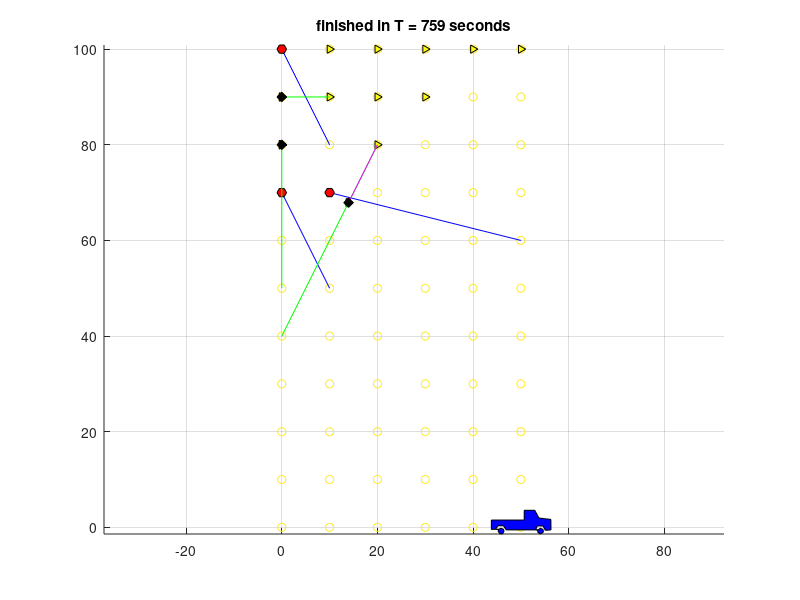

Here is the MATLAB script that generated this plot:
function [] = AutoSeismic_DroneHex(x,y,T,hex)
% simulates a seismic survey with
% X-length in m, Y-length in m, T = Initial HomeBase location in [x,y];
% hex: the number of hexapods
%  Srikanth KVS and Aaron Becker
%
%  I want two variables:  State (S) and Graphics (G)
%
%%%%%%%%%%%%%%%%%%%%%%%%%%%
if nargin <1
    x = 50;
    y = 100;
    T = [50,0];
    hex = 3; %total number of Hexapod walkers
    drones = 3; %total number of Drones
    darts = 16; %total number of Darts
    drone_cap = 4;
end
%constants
S.T = T; S.x = x; S.y = y; S.hex = hex; S.drones = drones; S.darts = darts; S.drone_cap = drone_cap;
dt = 1; % delta T

S = Init_State(S);
G = Init_Graphics(S); %draw everything for first time
for T = 1:dt:100000 % Main_loop
    S = Update_State(S,dt);
    G = Update_Graphics(S,G,T);
    if isFinished(S)
        break
    end
end
title(['finished in T = ',num2str(T),' seconds'])
end

function S = Init_State(S)
% constants
gridSpacing = 10; %meters between grid points
S.minSensorsForShot = min(10, S.hex+S.darts*(S.drones>0)); %minimum number of ready sensors before a shot is taken.
S.numShots = 0;

%initialize survey points
[xg,yg] = meshgrid(0:gridSpacing:S.x,0:gridSpacing:S.y);
S.surveyPtsX = xg(:);
S.surveyPtsY = yg(:);
S.surveyPtsState = zeros(size(S.surveyPtsX));
%state: 0 no measurement, 1 assigned, 2 hex sensor at point & no measurement,
%3 dart sensor at point & no measurement, 4 measured with hex sensor, 5
%measured with dart sensor, 6 measured no sensor at location


%Initialize truck
S.Tstate = 2; % 0 - unassigned 1 - assigned 2-ready (at position) 3 - finished
S.Tpos = S.T;
S.Tstart = S.T;
S.Tgoal = S.T;
S.Tvel = 1;

%initialize hex
S.Hstate = zeros(S.hex,1); % 0 - unassigned 1 - assigned 2-ready (at position)
S.Hpos = repmat( S.T, S.hex,1);
S.Hstart = S.Hpos;
S.Hgoal = S.Hpos;
S.Hvel = 0.20;
S.Hsurveypt = zeros(S.hex,1); %ID of the survey point assigned to this robot
%initilize drones
S.Qstate = zeros(S.drones,1); % 0- unassigned 1- assigned
S.Qdeploying = zeros(S.drones,1); % 0- retrieve 1- deploy mode
S.Qpos = repmat( S.T, S.drones,1);
S.Qdarts = zeros(S.drones,S.drone_cap); %IDs of darts on drone (0 is no dart)
S.Qdartpickup = zeros(S.drones,1); %ID of dart to pick up.
S.Qdartscap = zeros(S.drones,1); %how many darts on board
S.Qstart = S.Qpos;
S.Qgoal = S.Qpos;
S.Qvel = 0.8;
S.Qsurveypt = zeros(S.drones,1);%ID of the survey point assigned to this robot (do we need this?)
%initialize darts
S.Dstate = zeros(S.darts,1);% 0- unassigned 1- assigned 2-ready (at position)
S.Dpos = repmat( S.T, S.darts,1);
S.Dsurveypt = zeros(S.darts,1);
end

function isDone = isFinished(S)
isDone = (numel(S.surveyPtsState) == sum(S.surveyPtsState == 3));
end

function S=Update_State(S,dt)
%decide whether to do shot test (if so, update states)
S = shotTest(S);
% move agents, update agent & survey point state
S = moveHexPod(S,dt);
S = moveDrone(S,dt);
%assign agents
S = assignHexPod(S);
S = assignDrone(S);

end
function S = shotTest(S)
%state: 0 no measurement, 1 assigned, 2 ready for measurement, 3 measured,
readyPts = sum(S.surveyPtsState == 2);
if readyPts >= S.minSensorsForShot ||  sum(S.surveyPtsState == 0)+sum(S.surveyPtsState == 1)==0
    S.numShots = S.numShots+1;
    S.surveyPtsState(S.surveyPtsState == 2) = 3; %mark as measured
    S.Hstate(S.Hstate == 2) = 0; %hexpods can move
    S.Dstate(S.Dstate == 2) = 0; % darts can be moved
end
end


function S = moveHexPod(S,dt) %move Hex toward goal position
% 0 - unassigned 1 - assigned 2-ready (at position)
for k = 1:S.hex
    
    dxy = sqrt(sum((S.Hgoal(k,:) - S.Hpos(k,:)).^2));
    if S.Hstate(k) == 1
        if dxy > S.Hvel*dt
            S.Hpos(k,:) = S.Hpos(k,:)+S.Hvel*dt*(S.Hgoal(k,:) - S.Hpos(k,:))/dxy;
        else
            S.Hpos(k,:) = S.Hgoal(k,:);
            S.Hstate(k) = 2;  %hexpod is ready for test here
            S.surveyPtsState(S.Hsurveypt(k)) = 2; %mark survey ready for test (hexapod)
        end
    end
end
end

function S = assignHexPod(S)
% for each unassigned hexpod, assign to the nearest unassigned survey
% point
for k = 1:S.hex % 0 - unassigned 1 - assigned 2-ready (at position)
    % if unassigned, move to the next (doesn't get unassigned until shot
    % is taken)
    if S.Hstate(k) == 0
        minDist = 10*S.x*S.y; %a very large number
        minInd = NaN;
        for m = 1:numel(S.surveyPtsX)
            if S.surveyPtsState(m) == 0 %no measurement & unassigned
                dist = sqrt(sum((S.Hpos(k,:) - [S.surveyPtsX(m),S.surveyPtsY(m)]).^2))+...
                    sqrt(sum((S.Tpos - [S.surveyPtsX(m),S.surveyPtsY(m)]).^2));
                if dist<minDist
                    minInd = m;
                    minDist = dist;
                end
            end
        end
        if ~isnan(minInd)
            S.Hgoal(k,:) = [S.surveyPtsX(minInd),S.surveyPtsY(minInd)];
            S.surveyPtsState(minInd) = 1; %assigned
            S.Hstate(k) = 1; %assigned
            S.Hstart(k,:) = S.Hpos(k,:);
            S.Hsurveypt(k) = minInd;
        end
    end
end
end

function S = moveDrone(S,dt) %move Drone (and onboard darts) toward goal position
%S.Qstate  0- unassigned 1- assigned
%S.Qdeploying  0- retrieve 1- deploy mode
%S.Qdarts IDs of darts on drone (0 is no dart)
for k = 1:S.drones
    if S.Qdeploying(k) == 1 && S.Qstate(k) == 1 %deploy darts
            dxy = sqrt(sum((S.Qgoal(k,:) - S.Qpos(k,:)).^2));
            if dxy > S.Qvel*dt
                S.Qpos(k,:) = S.Qpos(k,:)+S.Qvel*dt*(S.Qgoal(k,:) - S.Qpos(k,:))/dxy;
            else
                S.Qpos(k,:) = S.Qgoal(k,:);
                S.Qstate(k) = 0;  %Unassigned so that the drone can go to it's next location for deployment
                dartInd = find(S.Qdarts(k,:) >0,1,'first');
                dartID = S.Qdarts(k,dartInd);
                S.Qdarts(k,dartInd) = 0;  %remove dart from drone
                S.Dstate(dartID) =  2;  % dart is ready for measurement
                S.Dpos(dartID,:) = S.Qgoal(k,:); % dart position is the survey point
                S.Dsurveypt(dartID) = S.Qsurveypt(k); %assign survey point to dart
                S.surveyPtsState(S.Dsurveypt(dartID)) = 2; %mark survey ready for test (dart)
                
                if sum(S.Qdarts(k,:)>0) == 0 % if number of onboard darts = 0, time to retrieve
                    S.Qdeploying(k) = 0;
                end
            end
    elseif S.Qdeploying(k) == 0 && S.Qstate(k) == 1 %retrieving darts
                    dxy = sqrt(sum((S.Qgoal(k,:) - S.Qpos(k,:)).^2));
            if dxy > S.Qvel*dt
                S.Qpos(k,:) = S.Qpos(k,:)+S.Qvel*dt*(S.Qgoal(k,:) - S.Qpos(k,:))/dxy;
            else
                S.Qpos(k,:) = S.Qgoal(k,:);
                S.Qstate(k) = 0;  %Unassigned so that the drone can go to it's next location for deployment
                emptyInd = find(S.Qdarts(k,:) == 0,1,'first'); %find empty slot on quad
                S.Qdarts(k,emptyInd) = S.Qdartpickup(k);  %add dart to drone
                S.Dsurveypt(S.Qdartpickup(k)) = 0; %unassign dart's survey point
                S.Qdartpickup(k) = 0; %dart is picked up
                if sum(S.Qdarts(k,:)>0) == S.drone_cap % if full of darts, time to deploy
                    S.Qdeploying(k) = 1;
                end
            end
    end
    % update position of all onboard darts
    for m = 1:numel(S.Qdarts(k,:))
        if S.Qdarts(k,m) > 0
            S.Dpos(S.Qdarts(k,m),:) = S.Qpos(k,:);
        end
    end
end
end


function S = assignDrone(S)
% for each unassigned drone:
% if in deploy mode, assign to the nearest unassigned survey point
% if in retrieve mode, assign to nearest ready dart
for k = 1:S.drones  % 0- unassigned 1- assigned
    if  S.Qstate(k) == 0 %only assign if unassigned
        if S.Qdeploying(k) == 0 % need to retrieve darts -- so find the closest dart
            minDist = 10*S.x*S.y; %a very large number
            minInd = NaN;
            for m = 1:S.darts
                if S.Dstate(m) == 0 %no measurement & unassigned
                    dist = sqrt(sum((S.Qpos(k,:) - S.Dpos(m,:)).^2));
                    if dist<minDist
                        minInd = m;
                        minDist = dist;
                    end
                end
            end
            if ~isnan(minInd)
                S.Qgoal(k,:) = S.Dpos(minInd,:);
                S.Qstate(k) = 1; %assigned
                S.Qstart(k,:) = S.Qpos(k,:);
                S.Dstate(minInd) = 1; %dart is assigned
                S.Qdartpickup(k) = minInd;
                S.Dsurveypt(k) = 0; %no survey point assigned
            end
            
        else % need to deploy darts -- so find the closest survey point
            minDist = 10*S.x*S.y; %a very large number
            minInd = NaN;
            for m = 1:numel(S.surveyPtsX)
                if S.surveyPtsState(m) == 0 %no measurement & unassigned
                    dist = sqrt(sum((S.Qpos(k,:) - [S.surveyPtsX(m),S.surveyPtsY(m)]).^2))+...
                        sqrt(sum((S.Tpos - [S.surveyPtsX(m),S.surveyPtsY(m)]).^2));
                    if dist<minDist
                        minInd = m;
                        minDist = dist;
                    end
                end
            end
            if ~isnan(minInd)
                S.Qgoal(k,:) = [S.surveyPtsX(minInd),S.surveyPtsY(minInd)];
                S.surveyPtsState(minInd) = 1; %assigned
                S.Qstate(k) = 1; %assigned
                S.Qstart(k,:) = S.Qpos(k,:);
                S.Qsurveypt(k) = minInd;
            end
        end
    end
end
end
function G = Init_Graphics(S)
figure(1);
clf;
set(gca,'Xlim',[0,S.x],'Ylim',[0,S.y]);
%draw survey points
G.surveyPts = scatter(S.surveyPtsX,S.surveyPtsY,[],S.surveyPtsState);
hold on
axis equal
grid on;

%draw truck
tpts = truckPts(S.Tpos(1),S.Tpos(2),1);
G.truck = fill(tpts(:,1),tpts(:,2),'b');

%draw darts
G.da = ones(S.darts,1);
for k = 1:S.darts     %draw the darts
    dapts = daPts(S.Dpos(k,1),S.Dpos(k,2),1);
    G.da(k) = fill(dapts(:,1),dapts(:,2),'y');
end

%draw hexpods
G.h = ones(S.hex,1);
G.hPathG = ones(S.hex,1);
G.hPathP = ones(S.hex,1);
for k = 1:S.hex % draw desired paths
    G.hPathG(k) = line([S.Hstart(k,1),S.Hgoal(k,1)],[S.Hstart(k,2),S.Hgoal(k,2)],'color' ,'b');
end
for k = 1:S.hex    %draw current path
    G.hPathP(k) = line([S.Hpos(k,1),S.Hgoal(k,1)],[S.Hpos(k,2),S.Hgoal(k,2)],'color' ,'r');
end
for k = 1:S.hex     %draw the hexpods
    hpts = hexPts(S.Hpos(k,1),S.Hpos(k,2),1);
    G.h(k) = fill(hpts(:,1),hpts(:,2),'r');
end
%draw quads
G.d = ones(S.drones,1);
G.DPathG = ones(S.drones,1);
G.DPathP = ones(S.drones,1);
for k = 1:S.drones % draw desired paths
    G.DPathG(k) = line([S.Qstart(k,1),S.Qgoal(k,1)],[S.Qstart(k,2),S.Qgoal(k,2)],'color' ,'g');
end
for k = 1:S.drones    %draw current path
    G.DPathP(k) = line([S.Qpos(k,1),S.Qgoal(k,1)],[S.Qpos(k,2),S.Qgoal(k,2)],'color' ,'m');
end
for k = 1:S.drones    %draw the drones
    dpts = dPts(S.Qpos(k,1),S.Qpos(k,2),1);
    G.d(k) = fill(dpts(:,1),dpts(:,2),'k');
end

%draw people
hold off
drawnow;
end % end init_graphics

function G = Update_Graphics(S,G,T)
%update survey points
set(G.surveyPts,'CData',S.surveyPtsState);
%update truck
tpts = truckPts(S.Tpos(1),S.Tpos(2),1); set(G.truck, 'XData',tpts(:,1) ,'YData',tpts(:,2)) ;

%draw hexpods
for k = 1:S.hex
    hpts = hexPts(S.Hpos(k,1),S.Hpos(k,2),1);
    set( G.h(k), 'XData',hpts(:,1) ,'YData',hpts(:,2));
    set( G.hPathG(k), 'XData',[S.Hstart(k,1),S.Hgoal(k,1)],'YData',[S.Hstart(k,2),S.Hgoal(k,2)]);
    set( G.hPathP(k), 'XData',[S.Hpos(k,1),S.Hgoal(k,1)],'YData',[S.Hpos(k,2),S.Hgoal(k,2)]);
end
%draw quads
for k = 1:S.drones
    dpts = dPts(S.Qpos(k,1),S.Qpos(k,2),1);
    set( G.d(k), 'XData',dpts(:,1) ,'YData',dpts(:,2));
    set( G.DPathG(k), 'XData',[S.Qstart(k,1),S.Qgoal(k,1)],'YData',[S.Qstart(k,2),S.Qgoal(k,2)]);
    set( G.DPathP(k), 'XData',[S.Qpos(k,1),S.Qgoal(k,1)],'YData',[S.Qpos(k,2),S.Qgoal(k,2)]);
end
%draw darts
for k = 1:S.darts
    dapts = daPts(S.Dpos(k,1),S.Dpos(k,2),1);
    set( G.da(k), 'XData',dapts(:,1) ,'YData',dapts(:,2));
end
%draw people

%update title
title(['T = ',num2str(T),', ',num2str(sum(S.surveyPtsState == 2)),' pts ready, ',num2str(S.numShots),' shots'])
drawnow;
end % end update graphics

function pts = hexPts(xOff,yOff,sc) %draw a hexagon
th = 0:pi/3:2*pi;
pts = sc*[xOff+cos(th)',yOff+sin(th)'];
end

function pts = dPts(xOff,yOff,sc) %draw a drone
th = 0:pi/2:2*pi;
pts = sc*[xOff+cos(th)',yOff+sin(th)'];
end

function pts = daPts(xOff,yOff,sc) %draw a dart
th = 0:2*pi/3:2*pi;
pts = sc*[xOff+cos(th)',yOff+sin(th)'];
end

function pts = truckPts(xOff,yOff,sc)
pts = [-6.1757   -1.5258
    0.6896   -1.5258
    0.6979   -3.5692
    2.8979   -3.5692
    3.7789   -1.9548
    6.2676   -1.6545
    6.2979    0.5308
    5.0979    0.6308
    4.6371   -0.2814
    3.4357   -0.2814
    3.0979    0.5308
    3.6073    0.5338
    4.0793    0.1476
    4.6800    0.4909
    4.6979    1.0308
    4.0793    1.3920
    3.5215    1.0487
    3.5215    0.5338
    3.0495    0.5338
    -3.0863    0.5338
    -3.6441   -0.3243
    -4.8026   -0.3243
    -5.3175    0.4480
    -4.6739    0.4051
    -4.1590    0.1905
    -3.6441    0.3622
    -3.5154    0.8342
    -3.8157    1.3491
    -4.3735    1.3491
    -4.7597    0.8771
    -4.6739    0.4051
    -5.3175    0.4051
    -6.1757    0.4480];
pts(:,2) = -pts(:,2) ;
pts = sc*pts + repmat([xOff,yOff],size(pts,1),1);
end
